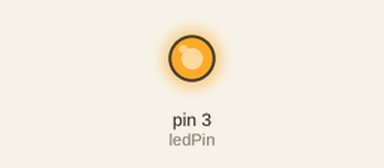
Recording of a sketch running on a simulated Arduino Uno, built with avr-gcc and run on an emulated ATmega328P. Parts: output pins drawn as LEDs (lit = HIGH).

Above: at 0.05 s.
At 4.0 s:
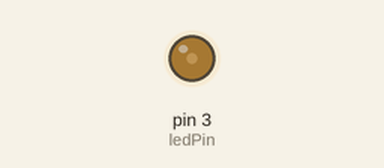
Timing chart, 0 to 5.2 s (numbered marks = the images above):
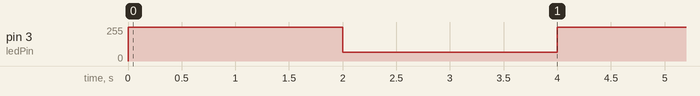

The sketch:

analogwritetest.ino
```cpp
int ledPin = 3;      // LED connected to digital pin 9
int val = 0;         // variable to store the read value
void setup() {
  pinMode(ledPin, OUTPUT);  // sets the pin as output
}

void loop() {
  val = 255;
  analogWrite(ledPin, val);
  delay(2000);
  val = 64;
  analogWrite(ledPin, val);
  delay(2000);
}
```

Measured:
- by itself, pin 3 (ledPin): alternates 255/255 for 2.0 s and 64/255 for 2.0 s
